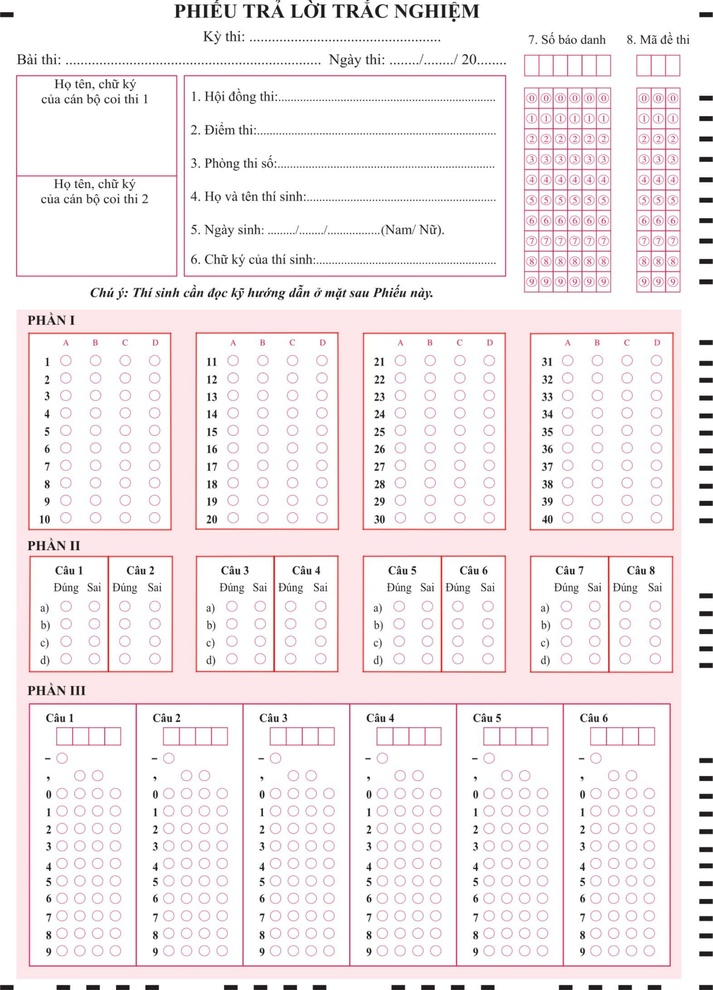
#> input picture anh/template_warped.jpg, 713 x 990 px, shrunk from 1800 x 2500 before the run
$ python analyze_template2.py
#> lines starting #> are read from the running program, lines starting #| are printed output that depends on the picture; after the words box and inside, x2 and y2 are one past the last pixel; in counts of white or black regions, pixels touching at a corner belong together
"""Analyze the warped template to find exact bubble positions for config calibration."""
import cv2
import numpy as np

# Load the warped template
tpl = cv2.imread("anh/template_warped.jpg")
#> tpl is the input picture: shape (990, 713, 3); mean B, G, R 240.1, 238.2, 245.1
if tpl is None:
    print("ERROR: template_warped.jpg not found. Run test_template_match.py first.")
    exit(1)

print(f"Warped template: {tpl.shape}")
#| Warped template: (990, 713, 3)
gray = cv2.cvtColor(tpl, cv2.COLOR_BGR2GRAY)
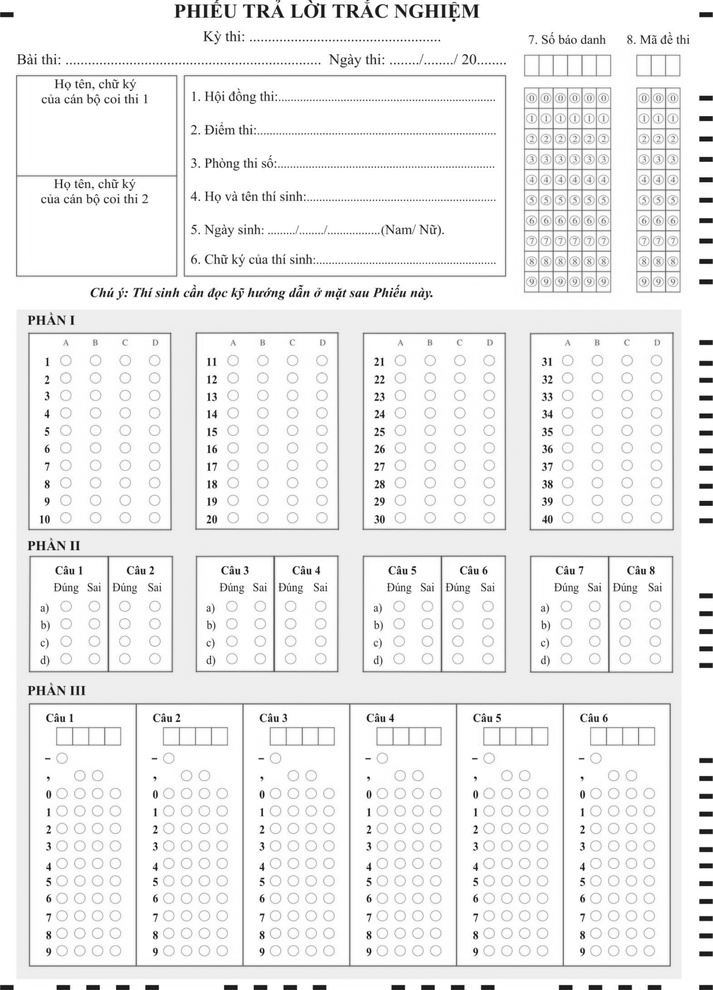
#> gray: shape (990, 713); min 0, max 255, mean 240.5
h, w = gray.shape[:2]
#> h = 990; w = 713

# Binary
_, binary = cv2.threshold(gray, 0, 255, cv2.THRESH_BINARY_INV + cv2.THRESH_OTSU)
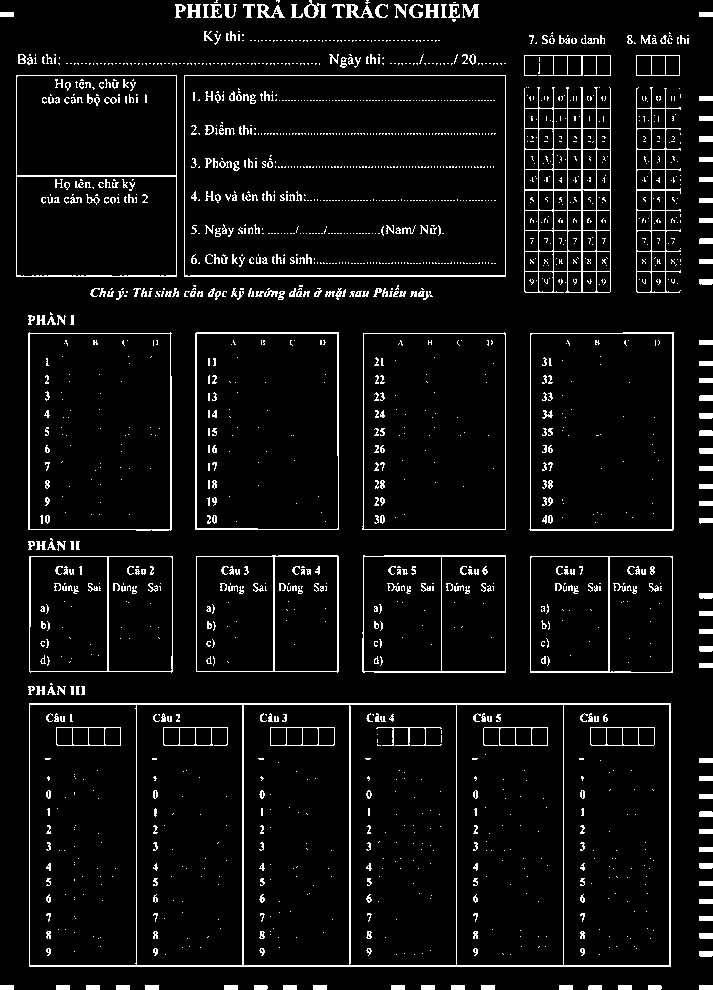
#> binary: shape (990, 713); 6% white in thin lines or dots

# Find horizontal lines at different minimum lengths
for min_len_pct in [0.15, 0.30, 0.50]:
    min_len = int(w * min_len_pct)
    h_kernel = cv2.getStructuringElement(cv2.MORPH_RECT, (min_len, 1))
    h_lines = cv2.morphologyEx(binary, cv2.MORPH_OPEN, h_kernel)
    h_proj = np.sum(h_lines, axis=1) / 255
    h_peaks = np.where(h_proj > min_len * 0.5)[0]

    clusters = []
    for y_val in h_peaks:
        if not clusters or y_val - clusters[-1][-1] > 8:
            clusters.append([y_val])
        else:
            clusters[-1].append(y_val)
    positions = [int(np.mean(c)) for c in clusters]
    print(f"\nH-lines (min_len={min_len_pct*100:.0f}%={min_len}px): {len(positions)}")
    for y_val in positions:
        print(f"  y={y_val} ({y_val/h:.4f})")
#> this loop made 3 passes
#> h_peaks on passes 2 to 3: [75, 275, 276, 703, 704, 965, 966], [703, 704, 965, 966]
#> pass 1, `h_lines = cv2.morphologyEx(binary, cv2.MORPH_OPEN, h_kernel)`:
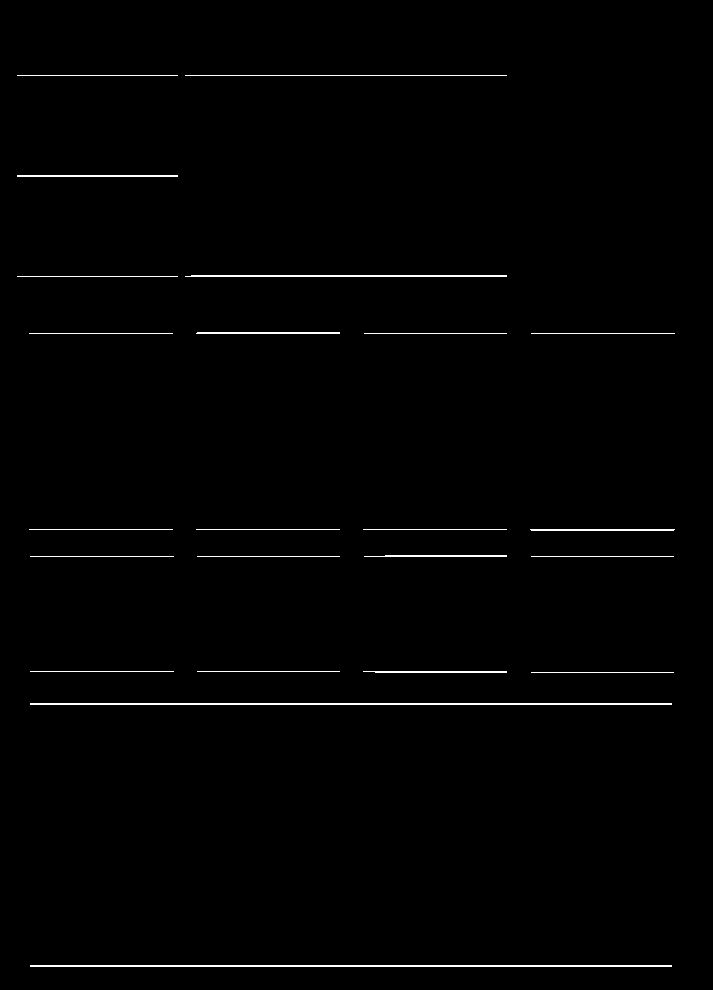
#> h_lines: shape (990, 713); 0.99% white in thin lines or dots, all inside (x1, y1, x2, y2) = (17, 75, 675, 967)
#> pass 2, `h_lines = cv2.morphologyEx(binary, cv2.MORPH_OPEN, h_kernel)`:
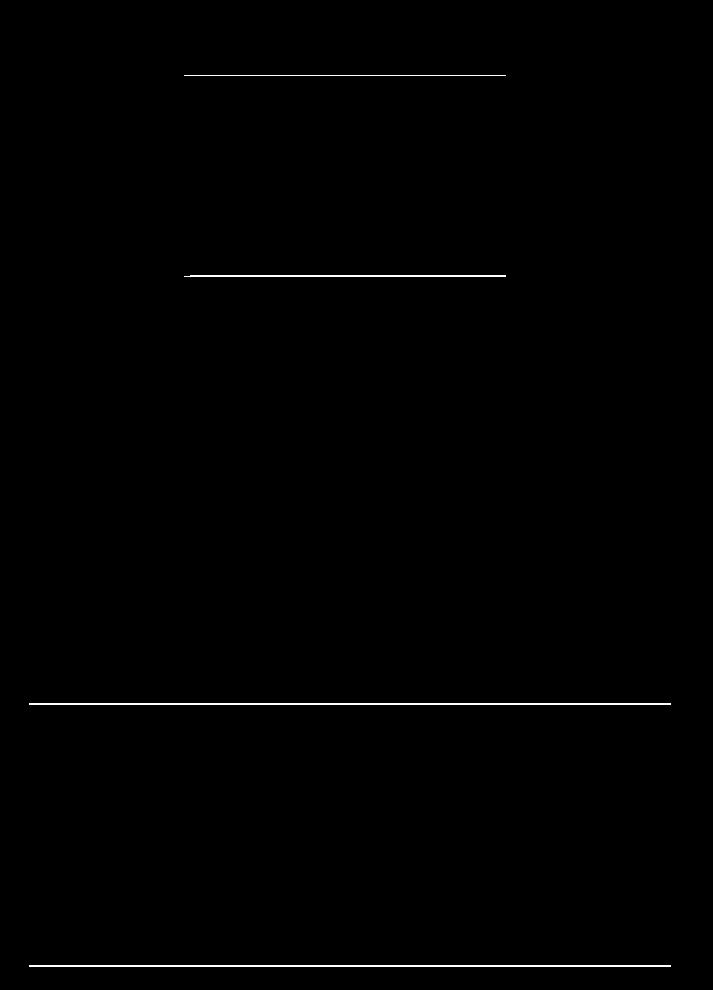
#> h_lines: shape (990, 713); 0.5% white in thin lines or dots, all inside (x1, y1, x2, y2) = (29, 75, 671, 967)
#> pass 3, `h_lines = cv2.morphologyEx(binary, cv2.MORPH_OPEN, h_kernel)`:
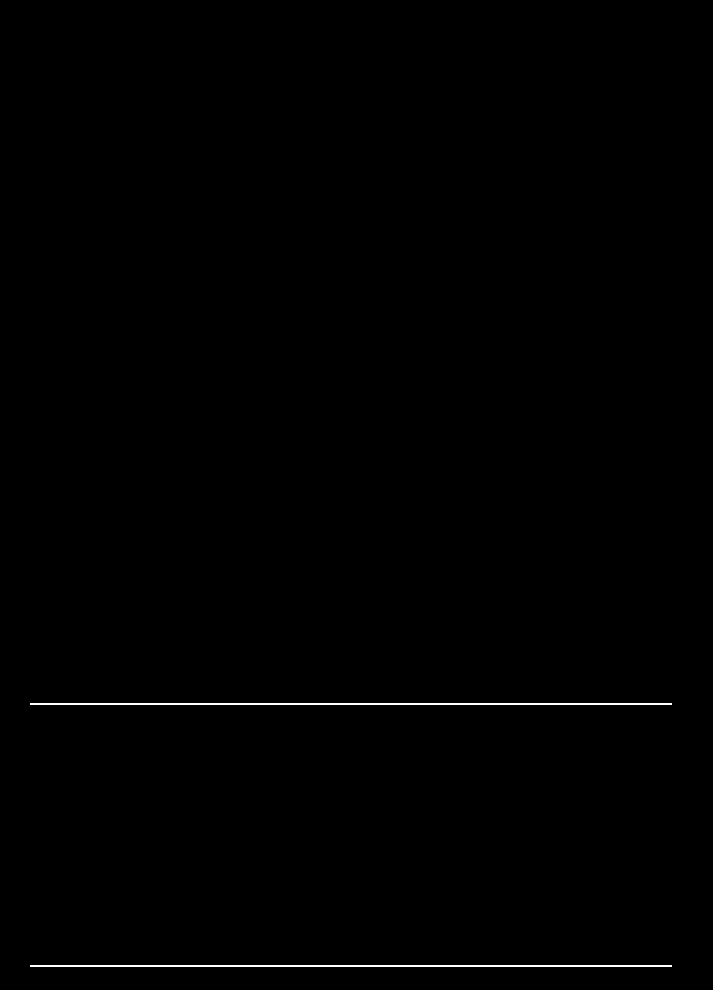
#> h_lines: shape (990, 713); 0.36% white in thin lines or dots, all inside (x1, y1, x2, y2) = (30, 703, 672, 967)

print("\n---")
# Find vertical lines
for min_len_pct in [0.15, 0.30]:
    min_len = int(h * min_len_pct)
    v_kernel = cv2.getStructuringElement(cv2.MORPH_RECT, (1, min_len))
    v_lines = cv2.morphologyEx(binary, cv2.MORPH_OPEN, v_kernel)
    v_proj = np.sum(v_lines, axis=0) / 255
    v_peaks = np.where(v_proj > min_len * 0.5)[0]

    clusters = []
    for x_val in v_peaks:
        if not clusters or x_val - clusters[-1][-1] > 8:
            clusters.append([x_val])
        else:
            clusters[-1].append(x_val)
    positions = [int(np.mean(c)) for c in clusters]
    print(f"\nV-lines (min_len={min_len_pct*100:.0f}%={min_len}px): {len(positions)}")
    for x_val in positions:
        print(f"  x={x_val} ({x_val/w:.4f})")
#> this loop made 2 passes
#| V-lines (min_len=15%=148px): 20
#| V-lines (min_len=30%=297px): 0
#> pass 1, `v_lines = cv2.morphologyEx(binary, cv2.MORPH_OPEN, v_kernel)`:
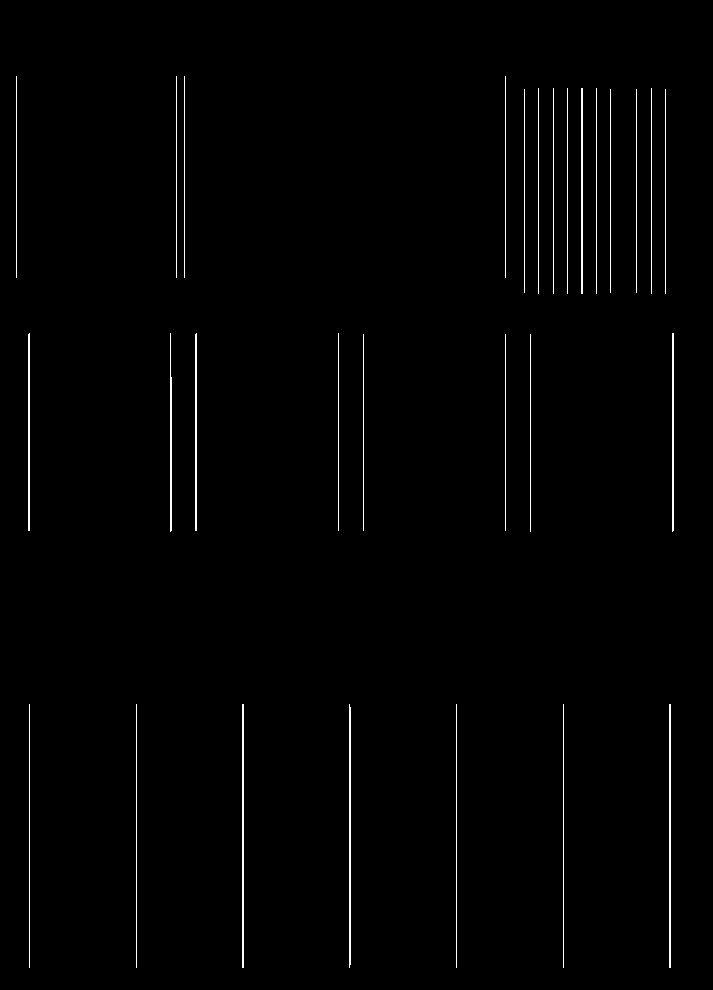
#> v_lines: shape (990, 713); 1.1% white in thin lines or dots, all inside (x1, y1, x2, y2) = (16, 76, 674, 968)

# Detect circles (bubbles)
print("\n=== Bubble detection ===")
circles = cv2.HoughCircles(gray, cv2.HOUGH_GRADIENT, 1, 10,
                            param1=50, param2=25,
                            minRadius=5, maxRadius=18)
#> circles = 74 rows, first 8: [573.5, 240.5, 11.8], [589.5, 97.5, 11.8], [573.5, 118.5, 11.8], [574.5, 219.5, 11.8], [589.5, 138.5, 11.8], [545.5, 118.5, 11.8], [574.5, 158.5, 11.8], [588.5, 118.5, 11.8]
if circles is not None:
    circles = np.round(circles[0, :]).astype(int)
#> circles = 74 rows, first 8: [574, 240, 12], [590, 98, 12], [574, 118, 12], [574, 220, 12], [590, 138, 12], [546, 118, 12], [574, 158, 12], [588, 118, 12]
    print(f"Found {len(circles)} circles total")
#| Found 74 circles total

    # Cluster by Y to find bubble rows
    ys = sorted([c[1] for c in circles])
#> ys = 74 values from 10 to 950
    y_clusters = []
    for y_val in ys:
        if not y_clusters or y_val - y_clusters[-1][-1] > 12:
            y_clusters.append([y_val])
        else:
            y_clusters[-1].append(y_val)
#> this loop made 74 passes
#> y_val on passes 1 to 12: 10, 10, 98, 98, 118, 118, 118, 118, 120, 138, 138, 158
#> after the loop, y_clusters = 30 items, first 6: [10, 10], [98, 98], [118, 118, 118, 118, 120], [138, 138], [158], [178]

    bubble_rows = [(int(np.mean(c)), len(c)) for c in y_clusters if len(c) >= 3]
#> bubble_rows = [(118, 5), (262, 3), (378, 5), (482, 4), (640, 4), (810, 7), (846, 7), (880, 3), (916, 8)]
    print(f"\nBubble rows ({len(bubble_rows)} rows with 3+ circles):")
#| Bubble rows (9 rows with 3+ circles):
    for y_mean, count in bubble_rows:
        # Find x positions of circles in this row
        row_circles = [c for c in circles if abs(c[1] - y_mean) < 15]
        xs = sorted([c[0] for c in row_circles])
        print(f"  y={y_mean} ({y_mean/h:.4f}): {count} bubbles, x=[{xs[0]}-{xs[-1]}] ({xs[0]/w:.3f}-{xs[-1]/w:.3f})")
        if count <= 20:
            print(f"    x positions: {xs}")
            print(f"    x as %: {[round(x/w, 3) for x in xs]}")
#> this loop made 9 passes
#> (y_mean, count, xs) on passes 1, 3, 6, 7, 9: (118, 5, [546, 560, 574, 588, 644]), (378, 5, [66, 124, 322, 430, 460]), (810, 7, [62, 222, 328, 400, 418, 506, 596]), (846, 7, [62, 328, 400, 488, 506, 614, 648]), (916, 8, [62, 80, 222, 310, 328, 400, 506, 596])
#> (y_mean, count, row_circles, xs) on passes 2, 4, 5, 8: (262, 3, [[588, 262, 12], [546, 262, 7], [644, 262, 7]], [546, 588, 644]), (482, 4, [[322, 482, 6], [430, 482, 6], [460, 482, 6], [232, 482, 6]], [232, 322, 430, 460]), (640, 4, [[154, 640, 6], [66, 640, 6], [232, 640, 6], [488, 640, 6]], [66, 154, 232, 488]), (880, 3, [[62, 880, 6], [310, 880, 6], [328, 880, 6]], [62, 310, 328])
#> (printed output is left out)
else:
    print("No circles found")
